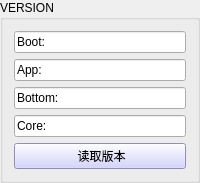
             <widget class="QGroupBox" name="groupBox_20">
              <property name="minimumSize">
               <size>
                <width>0</width>
                <height>0</height>
               </size>
              </property>
              <property name="maximumSize">
               <size>
                <width>500</width>
                <height>16777215</height>
               </size>
              </property>
              <property name="styleSheet">
               <string notr="true">
QPushButton{ background-color: rgb(200,200,255);}</string>
              </property>
              <property name="title">
               <string>VERSION</string>
              </property>
              <layout class="QGridLayout" name="gridLayout_27">
               <item row="0" column="0" colspan="2">
                <widget class="QLineEdit" name="bootloader_version_lineEdit">
                 <property name="text">
                  <string>Boot:</string>
                 </property>
                 <property name="readOnly">
                  <bool>true</bool>
                 </property>
                </widget>
               </item>
               <item row="3" column="0" colspan="2">
                <widget class="QLineEdit" name="core_version_lineEdit">
                 <property name="text">
                  <string>Core:</string>
                 </property>
                 <property name="readOnly">
                  <bool>true</bool>
                 </property>
                </widget>
               </item>
               <item row="2" column="0" colspan="2">
                <widget class="QLineEdit" name="bottom_version_lineEdit">
                 <property name="text">
                  <string>Bottom:</string>
                 </property>
                 <property name="readOnly">
                  <bool>true</bool>
                 </property>
                </widget>
               </item>
               <item row="1" column="0" colspan="2">
                <widget class="QLineEdit" name="app_version_lineEdit">
                 <property name="text">
                  <string>App:</string>
                 </property>
                 <property name="readOnly">
                  <bool>true</bool>
                 </property>
                </widget>
               </item>
               <item row="4" column="0" colspan="2">
                <widget class="QPushButton" name="pushButton_read_version">
                 <property name="text">
                  <string> 读取版本</string>
                 </property>
                </widget>
               </item>
              </layout>
             </widget>
